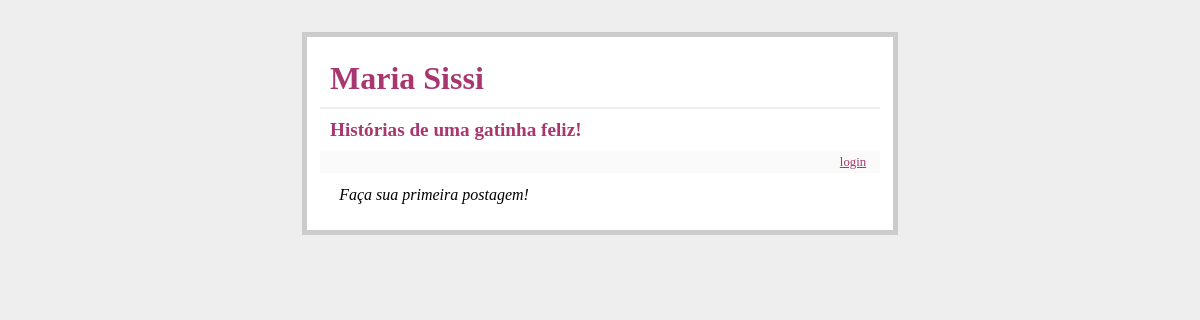
The page /entradas on the database as committed earlier.
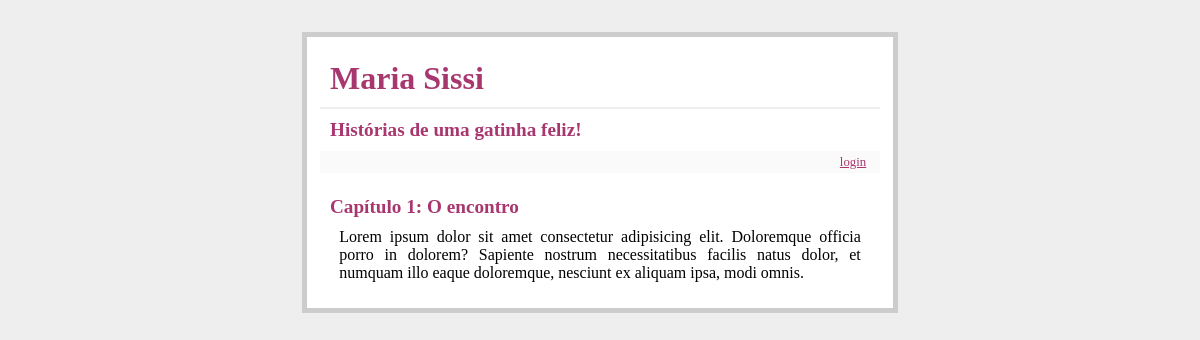
The same page on the database as committed later.
### tables this page shows
CREATE TABLE entradas(
    id INTEGER PRIMARY KEY AUTOINCREMENT,
    titulo STRING NOT NULL,
    texto STRING NOT NULL
);

### app.py (the view)
@app.route('/')
@app.route('/entradas')
def exibir_entradas():
    sql = "SELECT titulo, texto FROM entradas ORDER BY id DESC"
    cur = g.bd.execute(sql)
    entradas = []
    for titulo, texto in cur.fetchall():
        entradas.append({'titulo': titulo, 'texto': texto})
    return render_template('exibir_entradas.html', entradas=entradas)

### app.py (called while the page is built)
def conectar_bd():
    return sqlite3.connect(app.config['DATABASE'])

@app.before_request
def antes_requisicao():
    g.bd = conectar_bd()

@app.teardown_request
def depois_request(exc):
    g.bd.close()

### templates/exibir_entradas.html (shortened to what this page needs)
{% extends 'layout.html' %}
{% block corpo %}
<ul class="entradas">
    {% for entrada in entradas %}
    <li>
        <h2>{{ entrada.titulo }}</h2>
        {{entrada.texto}}
    </li>
    {% else %}
    <li><em>Faça sua primeira postagem!</em></li>
    {% endfor %}
</ul>
{% endblock %}

### templates/layout.html (shortened to what this page needs)
<!doctype HTML5>
<html>
<head>
    <link rel="stylesheet" href="{{url_for('static', filename='style.css')}}">
</head>
<body>
    <div class="pagina">
        <h1>Maria Sissi</h1>
        <h2>Histórias de uma gatinha feliz!</h2>
        <div class="metanav">
            {% if not session.logado %}
            <a href="{{url_for('login')}}">login</a>
            {% else %}
            <a href="{{url_for('logout')}}">logout</a>
            {% endif %}
        </div>
        {% block corpo %}{% endblock %}
    </div>
</body>
</html>

### static/style.css (style rules this page uses)
* { font-family: 'Georgia', serif; }
body { background: #eee; }
a, h1, h2 { color: #a8376f; padding: 10; }
h1, h2 { margin: 0; }
h1 { border-bottom: 2px solid #eee; }
h2 { font-size: 1.2em; }
.pagina { margin: 2em auto; width: 35em; border: 5px solid #ccc; padding: 0.8em; background: white; }
.entradas { list-style: none; margin: 0; padding: 0; }
.entradas li { margin: 0.8em 1.2em; text-align: justify; }
.entradas li h2 { margin-left: -1em; }
.metanav { text-align: right; font-size: 0.8em; padding: 0.3em; margin-bottom: 1em; background: #fafafa; }

Rows that differ between the two databases and show on the page:
added entradas: titulo "Capítulo 1: O encontro", texto "Lorem ipsum dolor sit amet consectetur adipisicing elit. Doloremque officia porro in dolorem? Sapiente nostrum necessitatibus facilis natus dolor, et numquam illo eaque doloremque, nesciunt ex aliquam ipsa, modi omnis."
Other text that changed with them:
text no longer shown: "Faça sua primeira postagem!"
